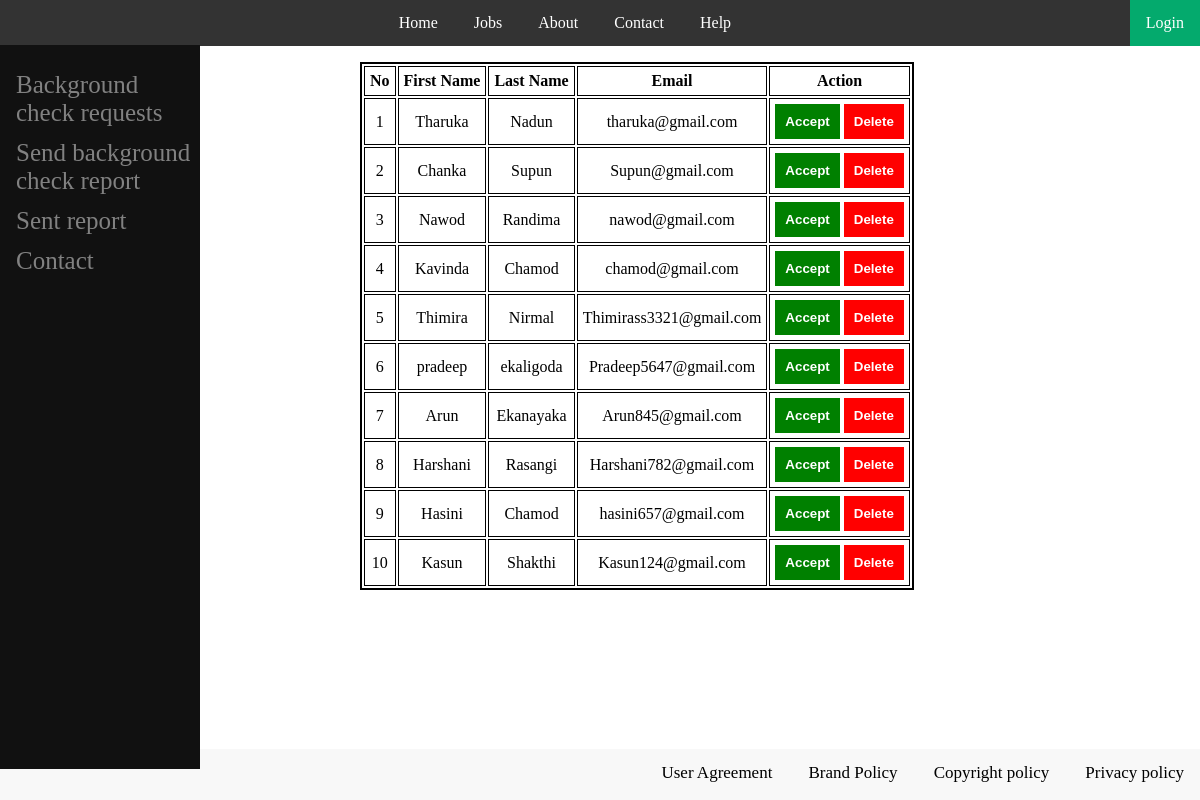
Page /bccheckreqs.php (signed in) on the committed database.
### tables this page shows
CREATE TABLE `background_cheker` (
  `BcID` int(11) NOT NULL,
  `FName` varchar(100) DEFAULT NULL,
  `LName` varchar(100) DEFAULT NULL,
  `Email` varchar(100) DEFAULT NULL,
  `UserID` int(11) DEFAULT NULL
);

### bccheckreqs.php (the view, shortened to what this page needs)
<?php
include 'config.php';
?>
<!DOCTYPE html>
<html lang="en">
<head>
    <link rel="stylesheet" href="css/back_requests.css">
    <link rel="stylesheet" href="css/topbar.css">
  <link rel="stylesheet" href="css/bottom.css">
  <link rel="stylesheet" href="css/sidebar.css">
</head>
<body>
    <div class="container">
        <div class="table-wrapper">
            <table class="table table-striped table-hover">
                <thead>
                    <tr>
                        <th>No</th>
                        <th>First Name</th>
                        <th>Last Name</th>
                        <th>Email</th>
                        <th>Action</th>
                    </tr>
                </thead>
                <tbody>
                    <?php
$result = mysqli_query($connection, "SELECT * FROM background_cheker");
$i = 1;
while ($row = mysqli_fetch_array($result)) {
    ?>
                            <tr id="<?php echo $row["BcID"]; ?>">
                                <td>
                                    <?php echo $i; ?>
                                </td>
                                <td>
                                    <?php echo $row["FName"]; ?>
                                </td>
                                <td>
                                    <?php echo $row["LName"]; ?>
                                </td>
                                <td>
                                    <?php echo $row["Email"]; ?>
                                </td>
                                <td>
                                    <button class="edit"><a class="edit" href="backChecker.php?id=<?php echo $row["BcID"]; ?>">Accept</a></button>
                                    <button class="delete"><a onclick="return checkDelete()" class="delete" href="delete.php?deleteid=<?php echo $row["BcID"]; ?>">Delete</a></button>
                                </td>
                            </tr>
                            <?php
$i++;
}
?>
                </tbody>
            </table>
        </div>
    </div>
</body>
</html>

### css/topbar.css (style rules this page uses)
ul { list-style-type: none; margin: 0; padding: 0; overflow: hidden; background-color: #333; text-align: center; }
li { display: inline-block; }
li a { display: block; color: white; text-align: center; padding: 14px 16px; text-decoration: none; }
.active { background-color: #04AA6D; }

### css/sidebar.css (style rules this page uses)
.sidenav { height: 88%; width: 200px; position: fixed; z-index: 1; top: 45px; left: 0; background-color: #111; overflow-x: hidden; padding-top: 20px; }
.sidenav a { padding: 6px 8px 6px 16px; text-decoration: none; font-size: 25px; color: #818181; display: block; }

### css/back_requests.css (style rules this page uses)
button { background-color: #000; color: #fff; font-weight: bold; padding: 10px; border: none; cursor: pointer; }
.table { text-align: center; border: 2px solid black; }
.edit { background-color:green ; color: white; text-decoration: none; }
.delete { background-color:red ; color: white; text-decoration: none; }
th { padding: 5px; border: 1px solid black; }
td { padding: 5px; border: 1px solid black; }
.container { margin-left:30% ; }

### css/bottom.css (style rules this page uses)
body { margin: 0; padding-bottom: 50px; box-sizing: border-box; }
.topnav { position: fixed; bottom: 0; width: 100%; overflow: hidden; background-color: rgba(242, 242, 242, 0.5); text-align: right; }
.topnav a { display: block; color: black; text-align: center; padding: 14px 16px; text-decoration: none; font-size: 17px; border-bottom: 3px solid transparent; display: inline-block; }

### rows in the picture
background_cheker: FName "Tharuka", LName "Nadun", Email "tharuka@gmail.com"
background_cheker: FName "Chanka", LName "Supun", Email "Supun@gmail.com"
background_cheker: FName "Nawod", LName "Randima", Email "nawod@gmail.com"
background_cheker: FName "Kavinda", LName "Chamod", Email "chamod@gmail.com"
background_cheker: FName "Thimira", LName "Nirmal", Email "Thimirass3321@gmail.com"
background_cheker: FName "pradeep", LName "ekaligoda", Email "Pradeep5647@gmail.com"
background_cheker: FName "Arun", LName "Ekanayaka", Email "Arun845@gmail.com"
background_cheker: FName "Harshani", LName "Rasangi", Email "Harshani782@gmail.com"
background_cheker: FName "Hasini", LName "Chamod", Email "hasini657@gmail.com"
background_cheker: FName "Kasun", LName "Shakthi", Email "Kasun124@gmail.com"
